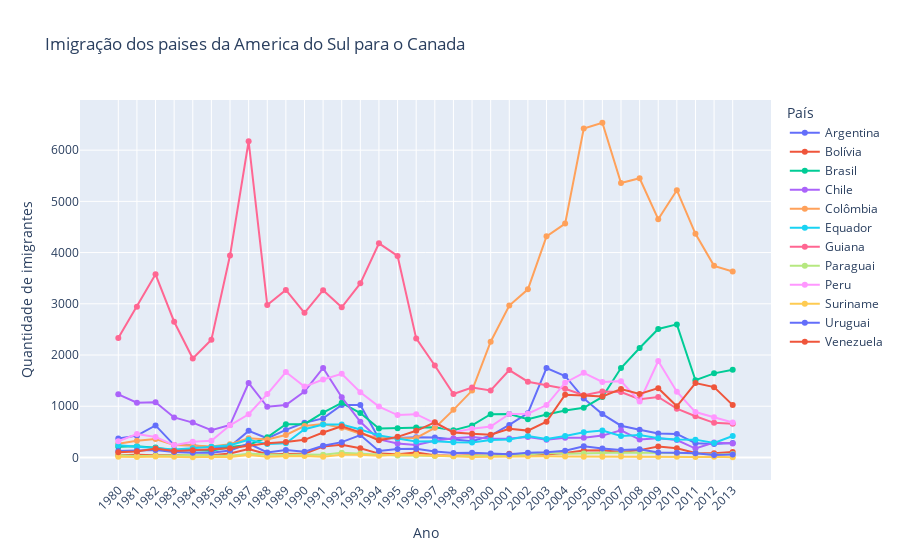

The notebook cell this image was saved under:
### Code cell
fig = px.line(america_do_sul2, x = america_do_sul2.index, y = america_do_sul2.columns,
              title = 'Imigração dos paises da America do Sul para o Canada', color = 'País',markers = True)

fig.update_layout(xaxis = {'tickangle': -45},
    xaxis_title = 'Ano',
    yaxis_title = 'Quantidade de imigrantes')

fig.show()

### Figure 1 — Plotly figure (JSON) as saved in the notebook; plotly's stock layout.template omitted (floating-point values rounded to 4 significant figures)
{"data": [{"hovertemplate": "País=Argentina<br>index=%{x}<br>value=%{y}<extra></extra>", "legendgroup": "Argentina", "line": {"color": "#636efa", "dash": "solid"}, "marker": {"symbol": "circle"}, "mode": "markers+lines", "name": "Argentina", "orientation": "v", "showlegend": true, "type": "scatter", "x": ["1980", "1981", "1982", "1983", "1984", "1985", "1986", "1987", "1988", "1989", "1990", "1991", "1992", "1993", "1994", "1995", "1996", "1997", "1998", "1999", "2000", "2001", "2002", "2003", "2004", "2005", "2006", "2007", "2008", "2009", "2010", "2011", "2012", "2013"], "xaxis": "x", "y": [368, 426, 626, 241, 237, 196, 213, 519, 374, 538, 678, 763, 1023, 1022, 366, 380, 396, 391, 349, 318, 427, 635, 865, 1745, 1591, 1153, 847, 620, 540, 467, 459, 278, 263, 282], "yaxis": "y"}, {"hovertemplate": "País=Bolívia<br>index=%{x}<br>value=%{y}<extra></extra>", "legendgroup": "Bolívia", "line": {"color": "#EF553B", "dash": "solid"}, "marker": {"symbol": "circle"}, "mode": "markers+lines", "name": "Bolívia", "orientation": "v", "showlegend": true, "type": "scatter", "x": ["1980", "1981", "1982", "1983", "1984", "1985", "1986", "1987", "1988", "1989", "1990", "1991", "1992", "1993", "1994", "1995", "1996", "1997", "1998", "1999", "2000", "2001", "2002", "2003", "2004", "2005", "2006", "2007", "2008", "2009", "2010", "2011", "2012", "2013"], "xaxis": "x", "y": [44, 52, 42, 49, 38, 44, 79, 165, 63, 68, 71, 214, 247, 180, 75, 61, 96, 43, 33, 42, 33, 72, 57, 59, 85, 134, 139, 107, 143, 214, 180, 86, 83, 107], "yaxis": "y"}, {"hovertemplate": "País=Brasil<br>index=%{x}<br>value=%{y}<extra></extra>", "legendgroup": "Brasil", "line": {"color": "#00cc96", "dash": "solid"}, "marker": {"symbol": "circle"}, "mode": "markers+lines", "name": "Brasil", "orientation": "v", "showlegend": true, "type": "scatter", "x": ["1980", "1981", "1982", "1983", "1984", "1985", "1986", "1987", "1988", "1989", "1990", "1991", "1992", "1993", "1994", "1995", "1996", "1997", "1998", "1999", "2000", "2001", "2002", "2003", "2004", "2005", "2006", "2007", "2008", "2009", "2010", "2011", "2012", "2013"], "xaxis": "x", "y": [211, 220, 192, 139, 145, 130, 205, 244, 394, 650, 650, 877, 1066, 866, 566, 572, 586, 591, 531, 626, 845, 847, 745, 839, 917, 969, 1181, 1746, 2138, 2509, 2598, 1508, 1642, 1714], "yaxis": "y"}, {"hovertemplate": "País=Chile<br>index=%{x}<br>value=%{y}<extra></extra>", "legendgroup": "Chile", "line": {"color": "#ab63fa", "dash": "solid"}, "marker": {"symbol": "circle"}, "mode": "markers+lines", "name": "Chile", "orientation": "v", "showlegend": true, "type": "scatter", "x": ["1980", "1981", "1982", "1983", "1984", "1985", "1986", "1987", "1988", "1989", "1990", "1991", "1992", "1993", "1994", "1995", "1996", "1997", "1998", "1999", "2000", "2001", "2002", "2003", "2004", "2005", "2006", "2007", "2008", "2009", "2010", "2011", "2012", "2013"], "xaxis": "x", "y": [1233, 1069, 1078, 781, 681, 533, 633, 1454, 990, 1023, 1286, 1749, 1175, 697, 352, 273, 244, 325, 376, 397, 366, 369, 401, 347, 383, 384, 427, 530, 350, 375, 340, 174, 291, 273], "yaxis": "y"}, {"hovertemplate": "País=Colômbia<br>index=%{x}<br>value=%{y}<extra></extra>", "legendgroup": "Colômbia", "line": {"color": "#FFA15A", "dash": "solid"}, "marker": {"symbol": "circle"}, "mode": "markers+lines", "name": "Colômbia", "orientation": "v", "showlegend": true, "type": "scatter", "x": ["1980", "1981", "1982", "1983", "1984", "1985", "1986", "1987", "1988", "1989", "1990", "1991", "1992", "1993", "1994", "1995", "1996", "1997", "1998", "1999", "2000", "2001", "2002", "2003", "2004", "2005", "2006", "2007", "2008", "2009", "2010", "2011", "2012", "2013"], "xaxis": "x", "y": [266, 326, 360, 244, 235, 214, 257, 376, 352, 439, 614, 652, 582, 464, 375, 371, 381, 578, 929, 1306, 2259, 2965, 3283, 4318, 4566, 6424, 6535, 5357, 5452, 4652, 5218, 4366, 3741, 3631], "yaxis": "y"}, {"hovertemplate": "País=Equador<br>index=%{x}<br>value=%{y}<extra></extra>", "legendgroup": "Equador", "line": {"color": "#19d3f3", "dash": "solid"}, "marker": {"symbol": "circle"}, "mode": "markers+lines", "name": "Equador", "orientation": "v", "showlegend": true, "type": "scatter", "x": ["1980", "1981", "1982", "1983", "1984", "1985", "1986", "1987", "1988", "1989", "1990", "1991", "1992", "1993", "1994", "1995", "1996", "1997", "1998", "1999", "2000", "2001", "2002", "2003", "2004", "2005", "2006", "2007", "2008", "2009", "2010", "2011", "2012", "2013"], "xaxis": "x", "y": [238, 207, 184, 155, 179, 208, 240, 344, 265, 278, 552, 643, 644, 547, 431, 368, 310, 317, 295, 291, 342, 353, 418, 361, 417, 491, 525, 419, 437, 373, 353, 348, 282, 418], "yaxis": "y"}, {"hovertemplate": "País=Guiana<br>index=%{x}<br>value=%{y}<extra></extra>", "legendgroup": "Guiana", "line": {"color": "#FF6692", "dash": "solid"}, "marker": {"symbol": "circle"}, "mode": "markers+lines", "name": "Guiana", "orientation": "v", "showlegend": true, "type": "scatter", "x": ["1980", "1981", "1982", "1983", "1984", "1985", "1986", "1987", "1988", "1989", "1990", "1991", "1992", "1993", "1994", "1995", "1996", "1997", "1998", "1999", "2000", "2001", "2002", "2003", "2004", "2005", "2006", "2007", "2008", "2009", "2010", "2011", "2012", "2013"], "xaxis": "x", "y": [2334, 2943, 3575, 2650, 1932, 2299, 3942, 6174, 2977, 3270, 2824, 3266, 2932, 3399, 4181, 3935, 2324, 1795, 1238, 1366, 1308, 1707, 1479, 1410, 1341, 1215, 1286, 1277, 1137, 1180, 953, 804, 676, 656], "yaxis": "y"}, {"hovertemplate": "País=Paraguai<br>index=%{x}<br>value=%{y}<extra></extra>", "legendgroup": "Paraguai", "line": {"color": "#B6E880", "dash": "solid"}, "marker": {"symbol": "circle"}, "mode": "markers+lines", "name": "Paraguai", "orientation": "v", "showlegend": true, "type": "scatter", "x": ["1980", "1981", "1982", "1983", "1984", "1985", "1986", "1987", "1988", "1989", "1990", "1991", "1992", "1993", "1994", "1995", "1996", "1997", "1998", "1999", "2000", "2001", "2002", "2003", "2004", "2005", "2006", "2007", "2008", "2009", "2010", "2011", "2012", "2013"], "xaxis": "x", "y": [45, 26, 32, 40, 48, 36, 34, 72, 53, 48, 56, 51, 94, 75, 46, 39, 38, 30, 25, 34, 29, 34, 60, 88, 74, 75, 88, 98, 95, 88, 89, 83, 55, 66], "yaxis": "y"}, {"hovertemplate": "País=Peru<br>index=%{x}<br>value=%{y}<extra></extra>", "legendgroup": "Peru", "line": {"color": "#FF97FF", "dash": "solid"}, "marker": {"symbol": "circle"}, "mode": "markers+lines", "name": "Peru", "orientation": "v", "showlegend": true, "type": "scatter", "x": ["1980", "1981", "1982", "1983", "1984", "1985", "1986", "1987", "1988", "1989", "1990", "1991", "1992", "1993", "1994", "1995", "1996", "1997", "1998", "1999", "2000", "2001", "2002", "2003", "2004", "2005", "2006", "2007", "2008", "2009", "2010", "2011", "2012", "2013"], "xaxis": "x", "y": [317, 456, 401, 241, 306, 328, 628, 843, 1237, 1667, 1384, 1522, 1632, 1274, 993, 827, 845, 676, 493, 560, 603, 849, 855, 1023, 1460, 1653, 1473, 1490, 1094, 1884, 1283, 886, 787, 682], "yaxis": "y"}, {"hovertemplate": "País=Suriname<br>index=%{x}<br>value=%{y}<extra></extra>", "legendgroup": "Suriname", "line": {"color": "#FECB52", "dash": "solid"}, "marker": {"symbol": "circle"}, "mode": "markers+lines", "name": "Suriname", "orientation": "v", "showlegend": true, "type": "scatter", "x": ["1980", "1981", "1982", "1983", "1984", "1985", "1986", "1987", "1988", "1989", "1990", "1991", "1992", "1993", "1994", "1995", "1996", "1997", "1998", "1999", "2000", "2001", "2002", "2003", "2004", "2005", "2006", "2007", "2008", "2009", "2010", "2011", "2012", "2013"], "xaxis": "x", "y": [15, 10, 21, 12, 5, 16, 7, 46, 16, 24, 26, 13, 53, 51, 32, 58, 51, 35, 22, 11, 16, 22, 22, 22, 17, 15, 16, 20, 9, 12, 13, 11, 16, 4], "yaxis": "y"}, {"hovertemplate": "País=Uruguai<br>index=%{x}<br>value=%{y}<extra></extra>", "legendgroup": "Uruguai", "line": {"color": "#636efa", "dash": "solid"}, "marker": {"symbol": "circle"}, "mode": "markers+lines", "name": "Uruguai", "orientation": "v", "showlegend": true, "type": "scatter", "x": ["1980", "1981", "1982", "1983", "1984", "1985", "1986", "1987", "1988", "1989", "1990", "1991", "1992", "1993", "1994", "1995", "1996", "1997", "1998", "1999", "2000", "2001", "2002", "2003", "2004", "2005", "2006", "2007", "2008", "2009", "2010", "2011", "2012", "2013"], "xaxis": "x", "y": [128, 132, 146, 105, 90, 92, 137, 269, 99, 144, 111, 229, 299, 437, 125, 164, 171, 117, 87, 93, 75, 64, 91, 103, 130, 217, 175, 147, 160, 99, 93, 81, 47, 58], "yaxis": "y"}, {"hovertemplate": "País=Venezuela<br>index=%{x}<br>value=%{y}<extra></extra>", "legendgroup": "Venezuela", "line": {"color": "#EF553B", "dash": "solid"}, "marker": {"symbol": "circle"}, "mode": "markers+lines", "name": "Venezuela", "orientation": "v", "showlegend": true, "type": "scatter", "x": ["1980", "1981", "1982", "1983", "1984", "1985", "1986", "1987", "1988", "1989", "1990", "1991", "1992", "1993", "1994", "1995", "1996", "1997", "1998", "1999", "2000", "2001", "2002", "2003", "2004", "2005", "2006", "2007", "2008", "2009", "2010", "2011", "2012", "2013"], "xaxis": "x", "y": [103, 117, 174, 124, 142, 165, 179, 229, 279, 304, 344, 487, 610, 490, 334, 402, 520, 686, 489, 464, 443, 560, 524, 699, 1224, 1211, 1192, 1335, 1239, 1353, 998, 1452, 1373, 1022], "yaxis": "y"}], "layout": {"legend": {"title": {"text": "País"}, "tracegroupgap": 0}, "title": {"text": "Imigração dos paises da America do Sul para o Canada"}, "xaxis": {"anchor": "y", "domain": [0, 1], "tickangle": -45, "title": {"text": "Ano"}}, "yaxis": {"anchor": "x", "domain": [0, 1], "title": {"text": "Quantidade de imigrantes"}}}}
